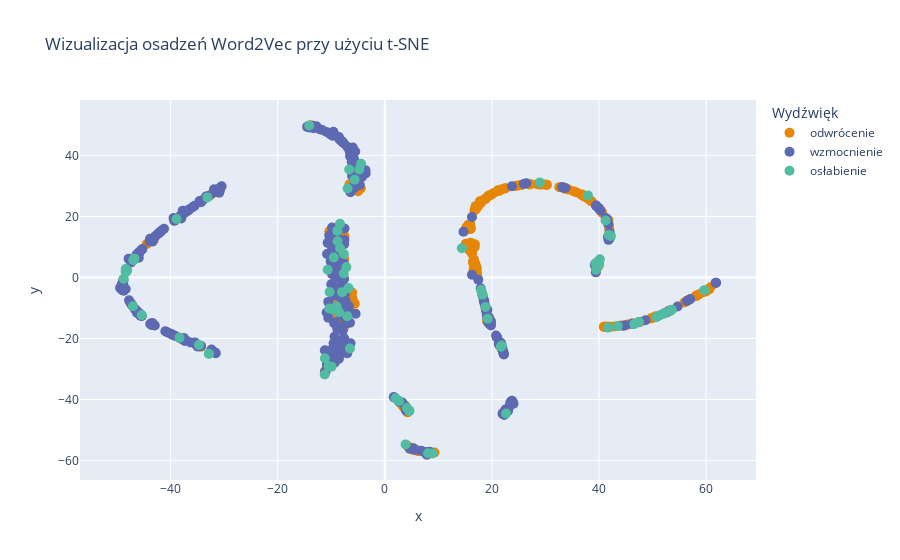

The notebook cell saved with this chart:
### Code cell
tsne = TSNE(n_components=2, random_state=42, perplexity=10)
tsne_results = tsne.fit_transform(np.vstack(df_fragments['vector'].values))

tsne_df = pd.DataFrame(tsne_results, columns=['x', 'y'])
tsne_df['label'] = df_fragments['label']
tsne_df['text'] = df_fragments['text']

fig = px.scatter(tsne_df, x='x', y='y', color='label', 
                 title='Wizualizacja osadzeń Word2Vec przy użyciu t-SNE',
                 labels={'label': 'Wydźwięk'},
                 hover_name=tsne_df['text'], 
                 color_discrete_sequence=px.colors.qualitative.Vivid)

fig.update_traces(marker=dict(size=10),
                  selector=dict(mode='markers'))

fig.show()

### Figure 1 — Plotly figure (JSON) as saved in the notebook; plotly's stock layout.template omitted (floating-point values rounded to 4 significant figures; data arrays with more than 128 entries replaced by an {"elided": "..."} marker saying what was removed)
{"data": [{"hovertemplate": "<b>%{hovertext}</b><br><br>Wydźwięk=odwrócenie<br>x=%{x}<br>y=%{y}<extra></extra>", "hovertext": {"elided": "169 str values"}, "legendgroup": "odwrócenie", "marker": {"color": "rgb(229, 134, 6)", "size": 10, "symbol": "circle"}, "mode": "markers", "name": "odwrócenie", "orientation": "v", "showlegend": true, "type": "scatter", "x": {"elided": "169 float values"}, "xaxis": "x", "y": {"elided": "169 float values"}, "yaxis": "y"}, {"hovertemplate": "<b>%{hovertext}</b><br><br>Wydźwięk=wzmocnienie<br>x=%{x}<br>y=%{y}<extra></extra>", "hovertext": {"elided": "353 str values"}, "legendgroup": "wzmocnienie", "marker": {"color": "rgb(93, 105, 177)", "size": 10, "symbol": "circle"}, "mode": "markers", "name": "wzmocnienie", "orientation": "v", "showlegend": true, "type": "scatter", "x": {"elided": "353 float values"}, "xaxis": "x", "y": {"elided": "353 float values"}, "yaxis": "y"}, {"hovertemplate": "<b>%{hovertext}</b><br><br>Wydźwięk=osłabienie<br>x=%{x}<br>y=%{y}<extra></extra>", "hovertext": ["niby być", "odrobina myśleć", "chyba żart", "trochę oksymorona", "trochę czas", "dzieciak", "chyba", "móc pomóc", "mały pytanie", "wawka", "domek", "doć", "chyba jakiś", "chyba promocja", "trochę inaczej", "niecały", "chyba strzelić", "chyba słońce", "chyba się", "pewnie się", "czas prawda", "fotka", "wydawać ja się", "trochę gangstra", "chyba wybierzemy", "trochę przeszkadzać", "nie wiedzieć", "sorka", "tylko", "mies", "dziecino", "niby bohater", "resztka", "prądniczankeć", "kartke", "niby chcieć", "źle", "filmik", "kryśce", "brat młody", "misiaczek", "autko", "jakiś   rok", "trochy inny świat", "chudziutka być", "może jeszcze", "o dziwo", "moze się mylić", "i tak", "pewnie być", "koleżanka", "nieliczny być", "niestety tylko tyle", "trochę odpocząć", "psiapsi", "odrobina przyzwoitość", "osobka", "móc zdobyć", "w ten wypadek", "słoiczek", "wydmuszkać wydmuszka", "brzoskwinka", "nieco wstrząśnąć", "pewnie mieć", "trochę bateria", "chyba identyczny", "standard", "trochę meczy", "powinien bać", "chyba ten", "chyba móc przestać", "móc coś", "chyba nikt", "jakoś ostatnio", "prawdopodobnie transferywypożyczenie", "móc jeden", "jeśli to", "semka", "wódeczka", "móc", "jakiś"], "legendgroup": "osłabienie", "marker": {"color": "rgb(82, 188, 163)", "size": 10, "symbol": "circle"}, "mode": "markers", "name": "osłabienie", "orientation": "v", "showlegend": true, "type": "scatter", "x": [28.95, -48.34, 3.889, -46.74, 8.894, -10.33, 37.93, 18.81, -45.39, -11.22, -6.648, -10.66, 39.35, 4.62, -47.03, -6.977, 4.558, 2.66, 53.3, 41.7, 4.128, -14.1, 39.95, -32.84, 2.011, -46.91, 43.5, -8.981, 51.38, -8.35, -7.661, -33.13, -4.416, -11.18, -8.372, 8.086, -48.38, -6.764, -10.46, -48.75, -10.29, -7.635, 53.6, -34.69, 17.99, 18.18, 18.25, 22.65, 59.67, 39.45, -5.621, 18.01, 21.67, -46.93, -6.507, -4.768, -9.528, 19.21, 47.46, -7.165, -8.795, -9.924, -8.855, 42.23, -48.11, 2.336, -6.948, -32.84, -38.32, 50.78, 14.39, 40.16, 21.84, -38.87, -7.971, 41.85, 41.23, -8.542, -9.516, 52.22, 46.56], "xaxis": "x", "y": [31.08, 1.702, -54.7, 6.173, -57.65, -10.18, 26.88, -9.659, -12.33, -31.8, 35.39, 2.497, 4.643, -43.67, -9.455, -12.7, -43.72, -40.5, -11.01, -16.44, -42.69, 49.82, 4.247, -24.98, -39.6, 5.666, -15.93, -9.527, -12.36, 9.57, 1.277, 26.23, 37.26, -26.45, 17.6, -57.61, 2.775, -3.488, -29.12, -0.4523, -4.747, 7.691, -10.59, -22.11, -4.104, -5.414, -5.662, -44.55, -4.16, 2.487, 32.01, -4.22, -22.73, 5.81, -23.27, 35.39, -10.62, -13.5, -14.62, 3.385, 11.85, -29.26, 15.25, 13.56, 2.343, -40.04, 29.12, -24.98, -19.73, -12.94, 9.587, 5.991, -22.28, 19.14, -4.813, 13.94, 18.64, -11.39, 6.544, -11.75, -15.29], "yaxis": "y"}], "layout": {"legend": {"title": {"text": "Wydźwięk"}, "tracegroupgap": 0}, "title": {"text": "Wizualizacja osadzeń Word2Vec przy użyciu t-SNE"}, "xaxis": {"anchor": "y", "domain": [0, 1], "title": {"text": "x"}}, "yaxis": {"anchor": "x", "domain": [0, 1], "title": {"text": "y"}}}}
